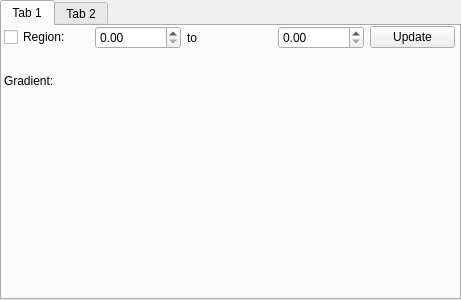
<?xml version="1.0" encoding="UTF-8"?>
<ui version="4.0">
 <class>AnalysisPane</class>
 <widget class="QTabWidget" name="AnalysisPane">
  <property name="geometry">
   <rect>
    <x>0</x>
    <y>0</y>
    <width>461</width>
    <height>300</height>
   </rect>
  </property>
  <property name="windowTitle">
   <string>TabWidget</string>
  </property>
  <property name="currentIndex">
   <number>0</number>
  </property>
  <widget class="QWidget" name="gradientTab">
   <attribute name="title">
    <string>Tab 1</string>
   </attribute>
   <widget class="QWidget" name="gridLayoutWidget">
    <property name="geometry">
     <rect>
      <x>2</x>
      <y>0</y>
      <width>451</width>
      <height>81</height>
     </rect>
    </property>
    <layout class="QGridLayout" name="gridLayout">
     <item row="0" column="2">
      <widget class="QLabel" name="label">
       <property name="text">
        <string>to</string>
       </property>
      </widget>
     </item>
     <item row="0" column="1">
      <widget class="QDoubleSpinBox" name="x1Box"/>
     </item>
     <item row="0" column="3">
      <widget class="QDoubleSpinBox" name="x2Box"/>
     </item>
     <item row="2" column="0">
      <widget class="QLabel" name="gradientLabel">
       <property name="text">
        <string>Gradient:</string>
       </property>
      </widget>
     </item>
     <item row="0" column="0">
      <widget class="QCheckBox" name="checkRegion">
       <property name="text">
        <string>Region:</string>
       </property>
      </widget>
     </item>
     <item row="2" column="1">
      <widget class="QLabel" name="gradientDisplay">
       <property name="text">
        <string/>
       </property>
      </widget>
     </item>
     <item row="0" column="4">
      <widget class="QPushButton" name="updateButton">
       <property name="text">
        <string>Update</string>
       </property>
      </widget>
     </item>
    </layout>
   </widget>
  </widget>
  <widget class="QWidget" name="tab">
   <attribute name="title">
    <string>Tab 2</string>
   </attribute>
  </widget>
 </widget>
 <resources/>
 <connections/>
</ui>
